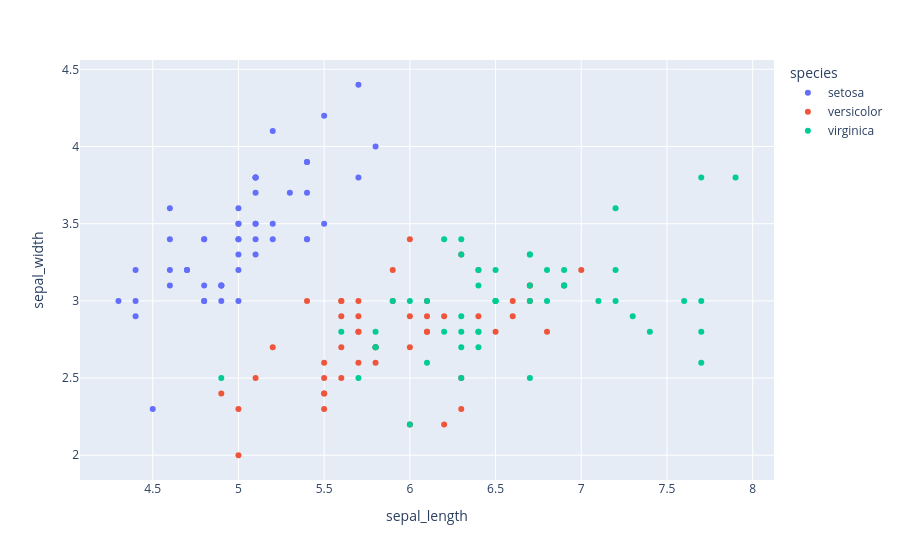

Here is the notebook cell this chart was saved with:
### Code cell
# scatter chart
fig = px.scatter(
    data_frame=df,
    x = 'sepal_length',
    y = 'sepal_width',
    color = 'species'
)
fig.show()

### Figure 1 — Plotly figure (JSON) as saved in the notebook; plotly's stock layout.template omitted (floating-point values rounded to 4 significant figures)
{"data": [{"hovertemplate": "species=setosa<br>sepal_length=%{x}<br>sepal_width=%{y}<extra></extra>", "legendgroup": "setosa", "marker": {"color": "#636efa", "symbol": "circle"}, "mode": "markers", "name": "setosa", "orientation": "v", "showlegend": true, "type": "scatter", "x": [5.1, 4.9, 4.7, 4.6, 5.0, 5.4, 4.6, 5.0, 4.4, 4.9, 5.4, 4.8, 4.8, 4.3, 5.8, 5.7, 5.4, 5.1, 5.7, 5.1, 5.4, 5.1, 4.6, 5.1, 4.8, 5.0, 5.0, 5.2, 5.2, 4.7, 4.8, 5.4, 5.2, 5.5, 4.9, 5.0, 5.5, 4.9, 4.4, 5.1, 5.0, 4.5, 4.4, 5.0, 5.1, 4.8, 5.1, 4.6, 5.3, 5.0], "xaxis": "x", "y": [3.5, 3.0, 3.2, 3.1, 3.6, 3.9, 3.4, 3.4, 2.9, 3.1, 3.7, 3.4, 3.0, 3.0, 4.0, 4.4, 3.9, 3.5, 3.8, 3.8, 3.4, 3.7, 3.6, 3.3, 3.4, 3.0, 3.4, 3.5, 3.4, 3.2, 3.1, 3.4, 4.1, 4.2, 3.1, 3.2, 3.5, 3.1, 3.0, 3.4, 3.5, 2.3, 3.2, 3.5, 3.8, 3.0, 3.8, 3.2, 3.7, 3.3], "yaxis": "y"}, {"hovertemplate": "species=versicolor<br>sepal_length=%{x}<br>sepal_width=%{y}<extra></extra>", "legendgroup": "versicolor", "marker": {"color": "#EF553B", "symbol": "circle"}, "mode": "markers", "name": "versicolor", "orientation": "v", "showlegend": true, "type": "scatter", "x": [7.0, 6.4, 6.9, 5.5, 6.5, 5.7, 6.3, 4.9, 6.6, 5.2, 5.0, 5.9, 6.0, 6.1, 5.6, 6.7, 5.6, 5.8, 6.2, 5.6, 5.9, 6.1, 6.3, 6.1, 6.4, 6.6, 6.8, 6.7, 6.0, 5.7, 5.5, 5.5, 5.8, 6.0, 5.4, 6.0, 6.7, 6.3, 5.6, 5.5, 5.5, 6.1, 5.8, 5.0, 5.6, 5.7, 5.7, 6.2, 5.1, 5.7], "xaxis": "x", "y": [3.2, 3.2, 3.1, 2.3, 2.8, 2.8, 3.3, 2.4, 2.9, 2.7, 2.0, 3.0, 2.2, 2.9, 2.9, 3.1, 3.0, 2.7, 2.2, 2.5, 3.2, 2.8, 2.5, 2.8, 2.9, 3.0, 2.8, 3.0, 2.9, 2.6, 2.4, 2.4, 2.7, 2.7, 3.0, 3.4, 3.1, 2.3, 3.0, 2.5, 2.6, 3.0, 2.6, 2.3, 2.7, 3.0, 2.9, 2.9, 2.5, 2.8], "yaxis": "y"}, {"hovertemplate": "species=virginica<br>sepal_length=%{x}<br>sepal_width=%{y}<extra></extra>", "legendgroup": "virginica", "marker": {"color": "#00cc96", "symbol": "circle"}, "mode": "markers", "name": "virginica", "orientation": "v", "showlegend": true, "type": "scatter", "x": [6.3, 5.8, 7.1, 6.3, 6.5, 7.6, 4.9, 7.3, 6.7, 7.2, 6.5, 6.4, 6.8, 5.7, 5.8, 6.4, 6.5, 7.7, 7.7, 6.0, 6.9, 5.6, 7.7, 6.3, 6.7, 7.2, 6.2, 6.1, 6.4, 7.2, 7.4, 7.9, 6.4, 6.3, 6.1, 7.7, 6.3, 6.4, 6.0, 6.9, 6.7, 6.9, 5.8, 6.8, 6.7, 6.7, 6.3, 6.5, 6.2, 5.9], "xaxis": "x", "y": [3.3, 2.7, 3.0, 2.9, 3.0, 3.0, 2.5, 2.9, 2.5, 3.6, 3.2, 2.7, 3.0, 2.5, 2.8, 3.2, 3.0, 3.8, 2.6, 2.2, 3.2, 2.8, 2.8, 2.7, 3.3, 3.2, 2.8, 3.0, 2.8, 3.0, 2.8, 3.8, 2.8, 2.8, 2.6, 3.0, 3.4, 3.1, 3.0, 3.1, 3.1, 3.1, 2.7, 3.2, 3.3, 3.0, 2.5, 3.0, 3.4, 3.0], "yaxis": "y"}], "layout": {"legend": {"title": {"text": "species"}, "tracegroupgap": 0}, "margin": {"t": 60}, "xaxis": {"anchor": "y", "domain": [0, 1], "title": {"text": "sepal_length"}}, "yaxis": {"anchor": "x", "domain": [0, 1], "title": {"text": "sepal_width"}}}}
